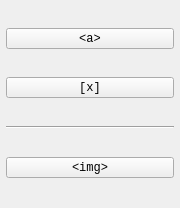
                  <widget class="QWidget" name="page_6">
                   <property name="geometry">
                    <rect>
                     <x>0</x>
                     <y>0</y>
                     <width>180</width>
                     <height>208</height>
                    </rect>
                   </property>
                   <attribute name="label">
                    <string>Enkorpigoj</string>
                   </attribute>
                   <layout class="QVBoxLayout" name="verticalLayout_9">
                    <property name="leftMargin">
                     <number>6</number>
                    </property>
                    <property name="topMargin">
                     <number>6</number>
                    </property>
                    <property name="rightMargin">
                     <number>6</number>
                    </property>
                    <property name="bottomMargin">
                     <number>6</number>
                    </property>
                    <item>
                     <widget class="QToolButton" name="a">
                      <property name="sizePolicy">
                       <sizepolicy hsizetype="Minimum" vsizetype="Fixed">
                        <horstretch>0</horstretch>
                        <verstretch>0</verstretch>
                       </sizepolicy>
                      </property>
                      <property name="font">
                       <font>
                        <family>Monospace</family>
                       </font>
                      </property>
                      <property name="text">
                       <string notr="true">&lt;a&gt;</string>
                      </property>
                      <property name="toolButtonStyle">
                       <enum>Qt::ToolButtonTextOnly</enum>
                      </property>
                     </widget>
                    </item>
                    <item>
                     <widget class="QToolButton" name="fonto">
                      <property name="sizePolicy">
                       <sizepolicy hsizetype="Minimum" vsizetype="Fixed">
                        <horstretch>0</horstretch>
                        <verstretch>0</verstretch>
                       </sizepolicy>
                      </property>
                      <property name="font">
                       <font>
                        <family>Monospace</family>
                       </font>
                      </property>
                      <property name="text">
                       <string notr="true">[x]</string>
                      </property>
                     </widget>
                    </item>
                    <item>
                     <widget class="Line" name="line_6">
                      <property name="orientation">
                       <enum>Qt::Horizontal</enum>
                      </property>
                     </widget>
                    </item>
                    <item>
                     <widget class="QToolButton" name="img">
                      <property name="sizePolicy">
                       <sizepolicy hsizetype="Minimum" vsizetype="Fixed">
                        <horstretch>0</horstretch>
                        <verstretch>0</verstretch>
                       </sizepolicy>
                      </property>
                      <property name="font">
                       <font>
                        <family>Monospace</family>
                       </font>
                      </property>
                      <property name="text">
                       <string notr="true">&lt;img&gt;</string>
                      </property>
                     </widget>
                    </item>
                   </layout>
                  </widget>
